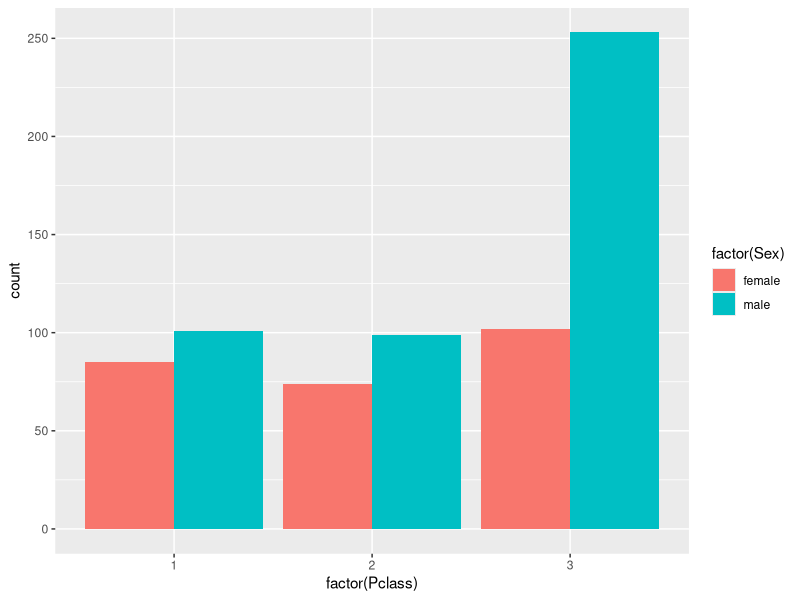
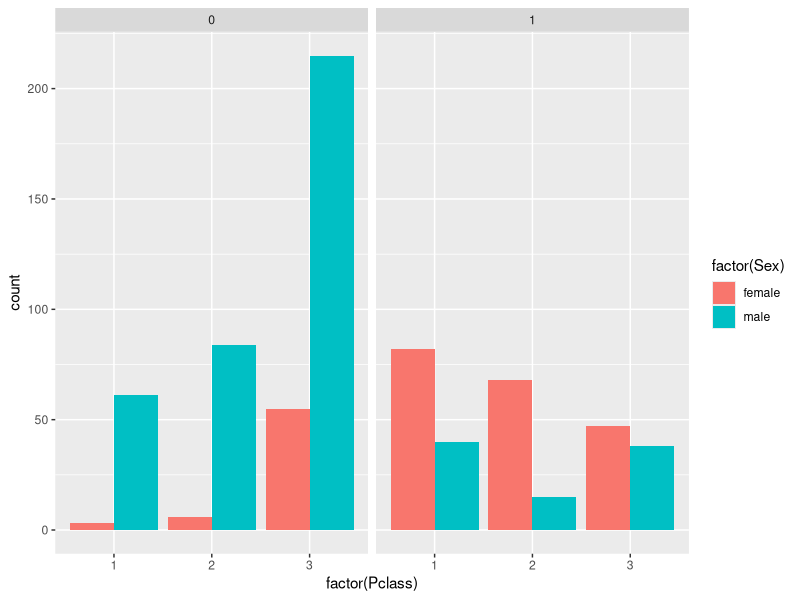
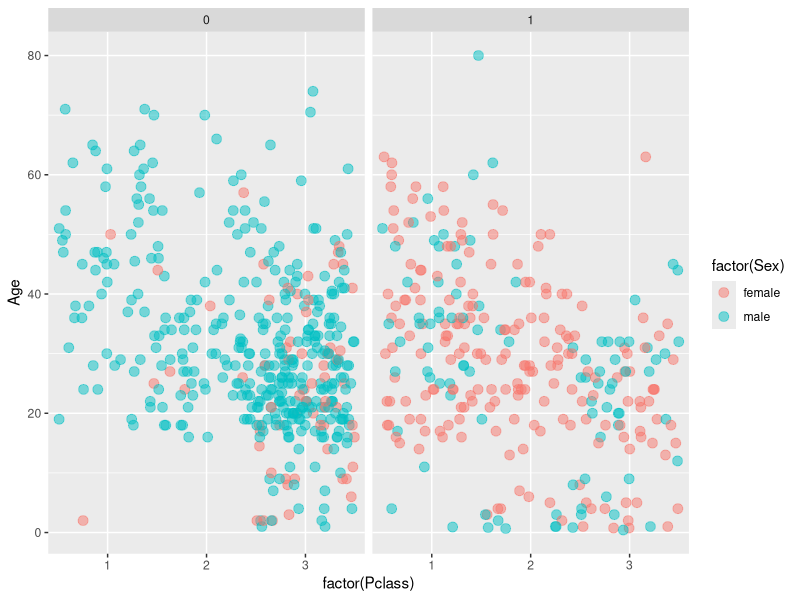

Here is the R script that generated these plots, in order:
## ---- chunk 1
library("ggplot2")
## ---- chunk 2
setwd("C:/Users/Chinpei/Documents/GitHub/Springboard_FDS/ggplot2_titanic")
titanic = read.csv("titanic.csv", header=T)
## ---- chunk 3
str(titanic)
## ---- chunk 4
ggplot(titanic, aes(x = factor(Pclass), fill = factor(Sex))) +
  geom_bar(position = "dodge")
## ---- chunk 5
ggplot(titanic, aes(x = factor(Pclass), fill = factor(Sex))) +
  geom_bar(position = "dodge") +
  facet_grid(".~Survived")
## ---- chunk 6
posn.j <- position_jitter(0.5, 0)
ggplot(titanic, aes(x = factor(Pclass), y = Age, col = factor(Sex))) +
  geom_jitter(size = 3, alpha = 0.5, position = posn.j) +
  facet_grid(".~Survived")
